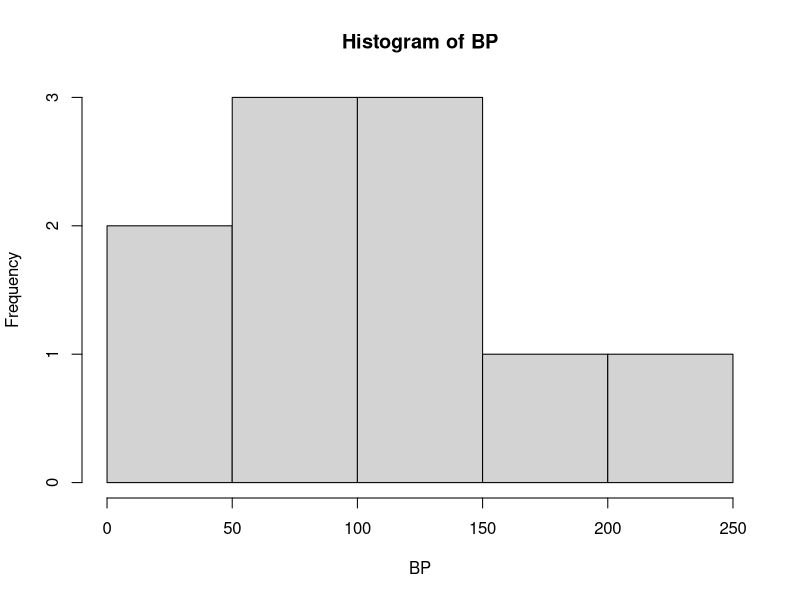
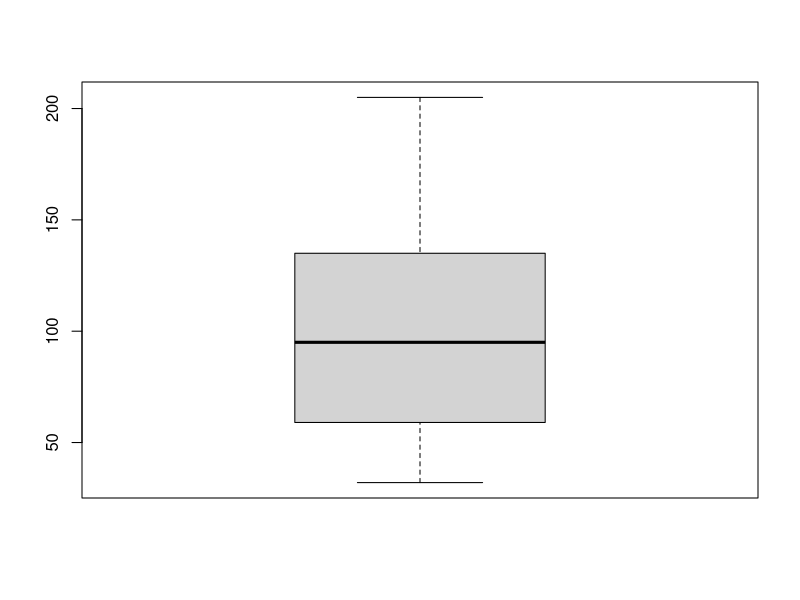
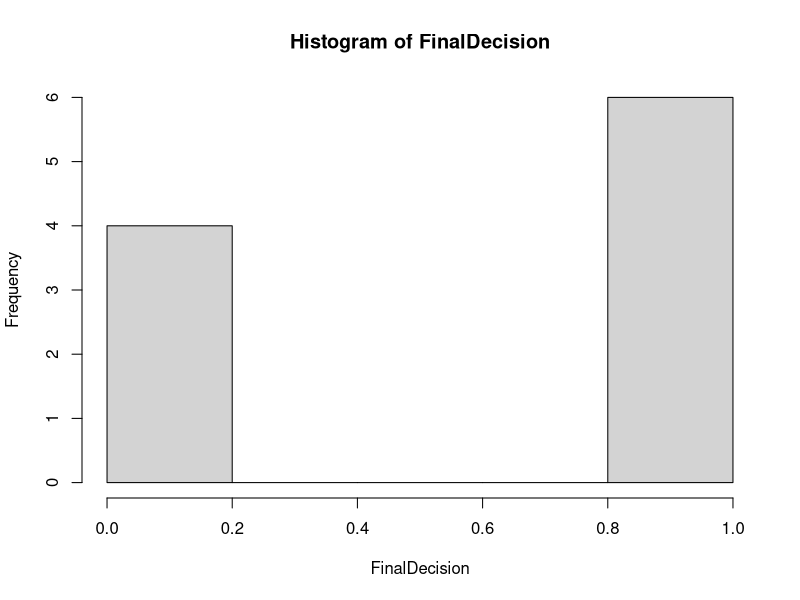
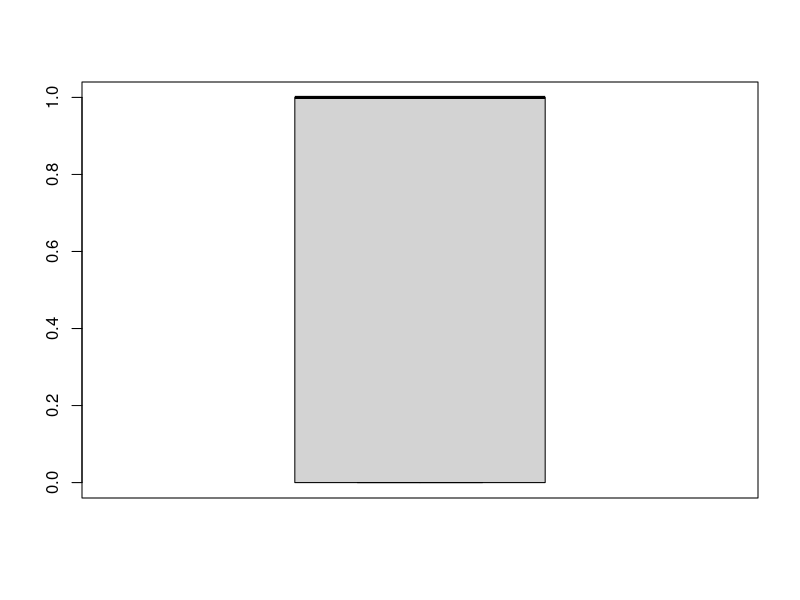
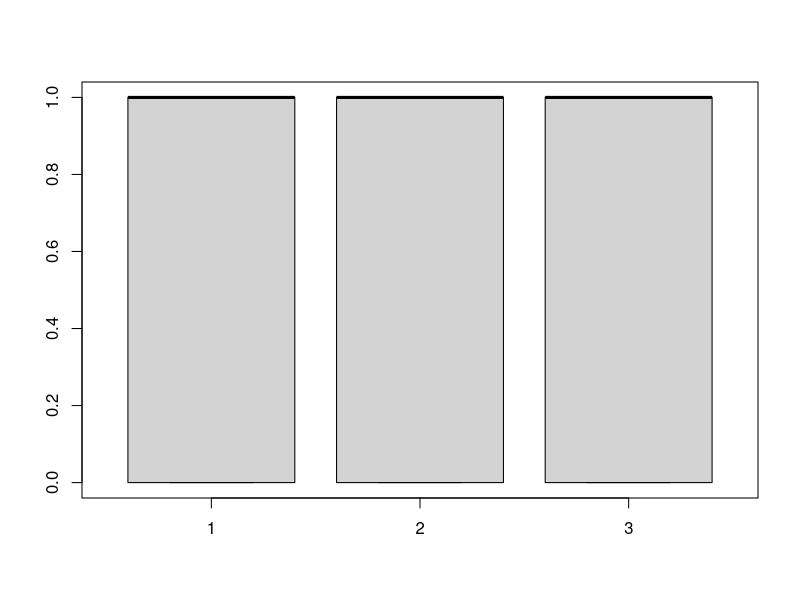
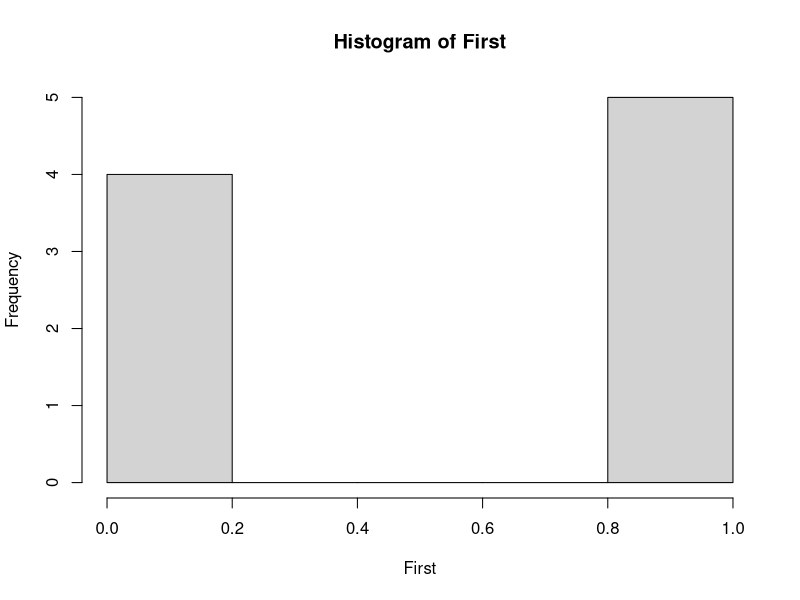
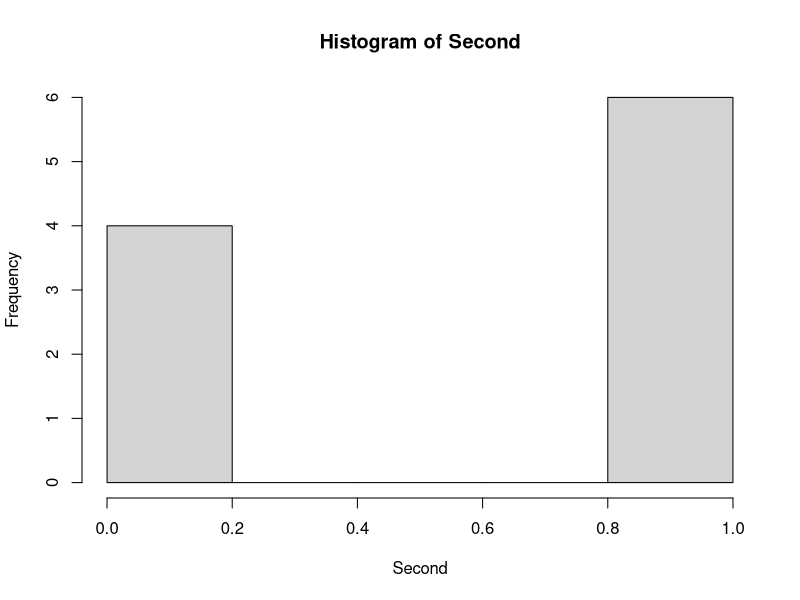

These charts were generated, in order, by the following R code:
Frequency <- c(0.6, 0.3, 0.4, 0.4, 0.2, 0.6, 0.3, 0.4, 0.9, 0.2)
BP <- c(103, 87, 32, 42, 59, 109, 78, 205, 135, 176)
First <- c(1, 1, 1, 1, 0, 0, 0, 0, NA, 1 )
Second <- c(0, 0, 1, 1, 0, 0, 1, 1, 1, 1)
FinalDecision <- c(0, 1, 0, 1, 0, 1, 0, 1, 1, 1)

hist(BP)
boxplot(BP)

hist(FinalDecision)
boxplot(FinalDecision)

boxplot(First, Second, FinalDecision)
hist(First)
hist(Second)
